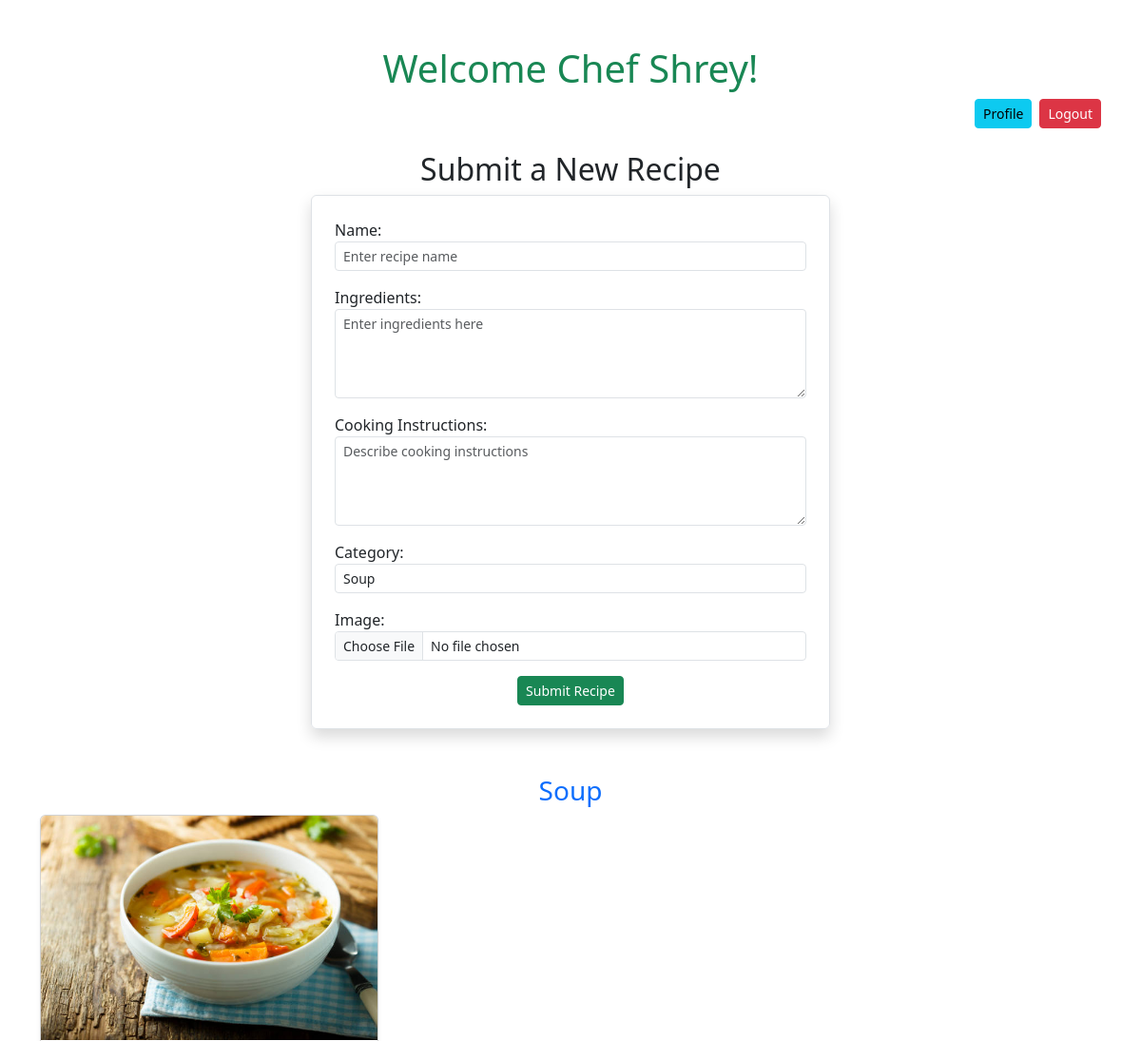
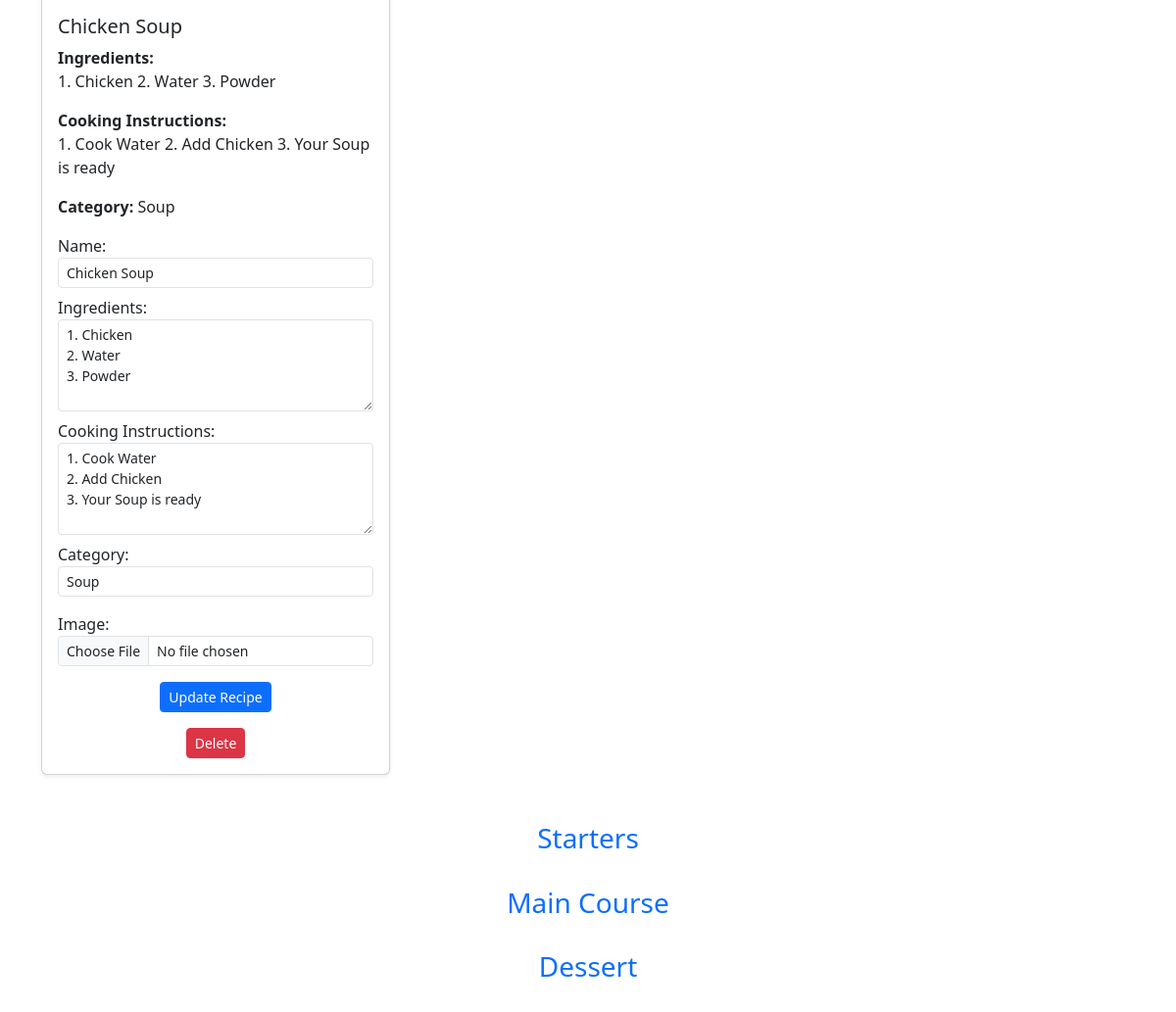
/app1/chef (signed in), run on the app's committed database (2 pictures, top to bottom).
### app1/models.py (models this page shows)
class CustomUser(AbstractUser):
    role = models.CharField(max_length=20, choices=(
        ('chef', 'chef'),
        ('viewer', 'viewer')
    ))

class Recipe(models.Model):
    cus_rec = models.ForeignKey(CustomUser, on_delete=models.CASCADE)
    id = models.AutoField
    name = models.CharField(max_length=50)
    ing = models.TextField(max_length=500)
    cook = models.TextField(max_length=500)
    cat = models.CharField(max_length=20, choices=(
        ('soup','soup'),
        ('starters','starters'),
        ('main course', 'main course'),
        ('dessert','dessert')
    ))
    img = models.ImageField(upload_to='chef')

### app1/views.py (the view, shortened to what this page needs)
# urls.py: path('chef', chef, name = 'chef'),
def chef(request):
    name = request.POST.get('name')
    ing = request.POST.get('ing')
    cook = request.POST.get('cook')
    cat = request.POST.get('cat')
    img = request.FILES.get('img')
    return render(request,'chef.html', {'choices': Recipe._meta.get_field('cat').choices, 'all': Recipe.objects.all()})

### app1/templatetags/custom.py (called while the page is built)
def upar(value):
    return value.title()

### app1/templates/chef.html (shortened to what this page needs)
{% extends "base.html" %}
{%load custom%}
{% block content %}
<div class="container mt-5">
    {% if user.is_authenticated %}
        <h1 class="text-center text-success">Welcome Chef {{ user.username | up}}!</h1>
        <div class="d-flex justify-content-end mb-4">
            <a href="/app1/profile" class="btn btn-info btn-sm me-2">Profile</a>
            <a href="/app1/logout" class="btn btn-danger btn-sm">Logout</a>
        </div>
        <div class="row justify-content-center mb-5">
            <div class="col-md-6">
                <h2 class="text-center">Submit a New Recipe</h2>
                <form action="/app1/chef" enctype="multipart/form-data" method="post" class="border p-4 rounded shadow">
                    <div class="form-group mb-3">
                        <label for="name">Name:</label>
                        <input type="text" name="name" class="form-control form-control-sm" placeholder="Enter recipe name" required>
                    </div>
                    <div class="form-group mb-3">
                        <label for="ing">Ingredients:</label>
                        <textarea name="ing" class="form-control form-control-sm" rows="4" placeholder="Enter ingredients here" required></textarea>
                    </div>
                    <div class="form-group mb-3">
                        <label for="cook">Cooking Instructions:</label>
                        <textarea name="cook" class="form-control form-control-sm" rows="4" placeholder="Describe cooking instructions" required></textarea>
                    </div>
                    <div class="form-group mb-3">
                        <label for="cat">Category:</label>
                        <select name="cat" class="form-control form-control-sm" required>
                            {% for val, lab in choices %}
                                <option value="{{ val }}">{{ lab | up}}</option>
                            {% endfor %}
                        </select>
                    </div>
                    <div class="form-group mb-3">
                        <label for="img">Image:</label>
                        <input type="file" name="img" class="form-control form-control-sm">
                    </div>
                    <div class="text-center">
                        <button type="submit" class="btn btn-success btn-sm">Submit Recipe</button>
                    </div>
                </form>
            </div>
        </div>
        <div class="mb-5">
            {% for value, label in choices %}
                <div class="category-section mb-4">
                    <h3 class="text-center text-primary">{{ label | up}}</h3>
                    <div class="row">
                        {% for i in all %}
                            {% if i.cat == label %}
                                <div class="col-md-4 mb-4">
                                    <div class="card shadow-sm">
                                        <img src="/media/{{ i.img }}" class="card-img-top" alt="{{ i.name }}">
                                        <div class="card-body">
                                            <h5 class="card-title">{{ i.name }}</h5>
                                            <p class="card-text"><strong>Ingredients:</strong><br> {{ i.ing }}</p>
                                            <p class="card-text"><strong>Cooking Instructions:</strong> <br>{{ i.cook }}</p>
                                            <p class="card-text"><strong>Category:</strong> {{ i.cat | up}}</p>
                                            <form action="/app1/chef" enctype="multipart/form-data" method="post" class="mt-3">
                                                <div class="form-group mb-2">
                                                    <label for="name">Name:</label>
                                                    <input type="text" name="name" class="form-control form-control-sm" value="{{ i.name }}" required placeholder="Recipe name">
                                                </div>
                                                <div class="form-group mb-2">
                                                    <label for="ing">Ingredients:</label>
                                                    <textarea name="ing" class="form-control form-control-sm" rows="4" required placeholder="Enter ingredients">{{ i.ing }}</textarea>
                                                </div>
                                                <div class="form-group mb-2">
                                                    <label for="cook">Cooking Instructions:</label>
                                                    <textarea name="cook" class="form-control form-control-sm" rows="4" required placeholder="Cooking instructions">{{ i.cook }}</textarea>
                                                </div>
                                                <div class="form-group mb-3">
                                                    <label for="cat">Category:</label>
                                                    <select name="cat" class="form-control form-control-sm" required>
                                                        {% for val, lab in choices %}
                                                            <option value="{{ val }}" {% if val == i.cat %} selected {% endif %}>{{ lab | up}}</option>
                                                        {% endfor %}
                                                    </select>
                                                </div>
                                                <div class="form-group mb-3">
                                                    <label for="img">Image:</label>
                                                    <input type="file" name="img" class="form-control form-control-sm">
                                                </div>
                                                <div class="text-center">
                                                    <button type="submit" class="btn btn-primary btn-sm">Update Recipe</button>
                                                </div>
                                            </form>
                                            <form action="/app1/chef" method="post" class="mt-3">
                                                <div class="text-center">
                                                    <button type="submit" class="btn btn-danger btn-sm">Delete</button>
                                                </div>
                                            </form>
                                        </div>
                                    </div>
                                </div>
                            {% endif %}
                        {% endfor %}
                    </div>
                </div>
            {% endfor %}
        </div>
    {% else %}
        <h3>Please <a href="/app1/login">log in</a> to access this page.</h3>
    {% endif %}
</div>
{% endblock %}

### data on the page
CustomUser: username|up "Shrey"
Recipe: img (picture), name "Chicken Soup", ing "1. Chicken 2. Water 3. Powder", cook "1. Cook Water 2. Add Chicken 3. Your Soup is ready", cat|up "Soup", cat "Soup"

### other printed values
{{ label | up }} "Soup" "Starters" "Main Course" "Dessert"
form field cat "Soup"
